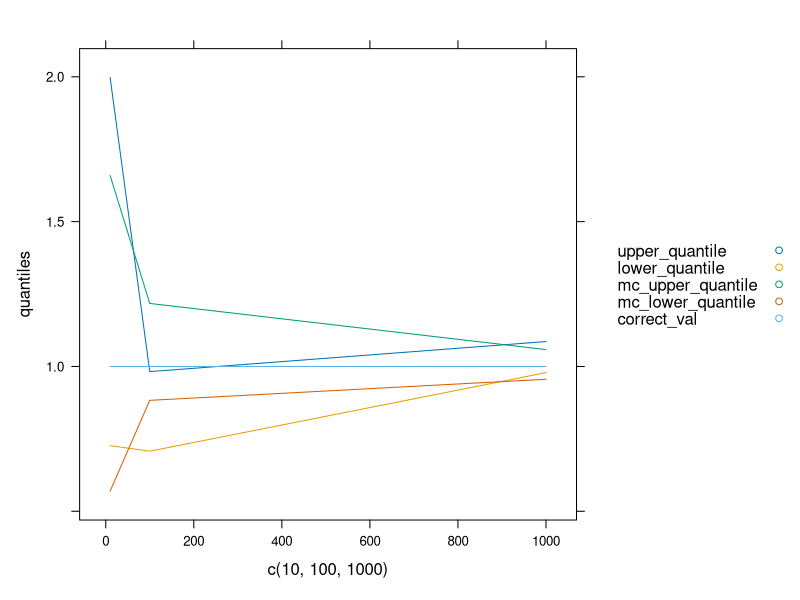
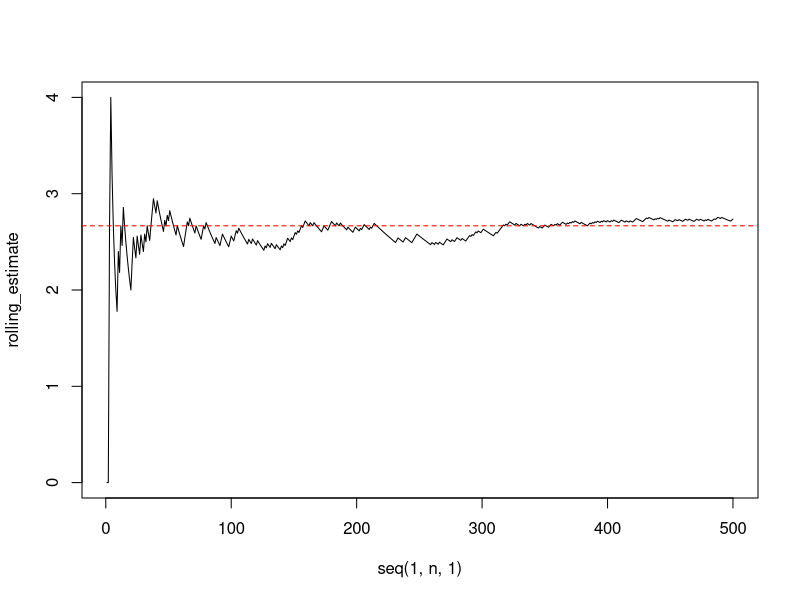
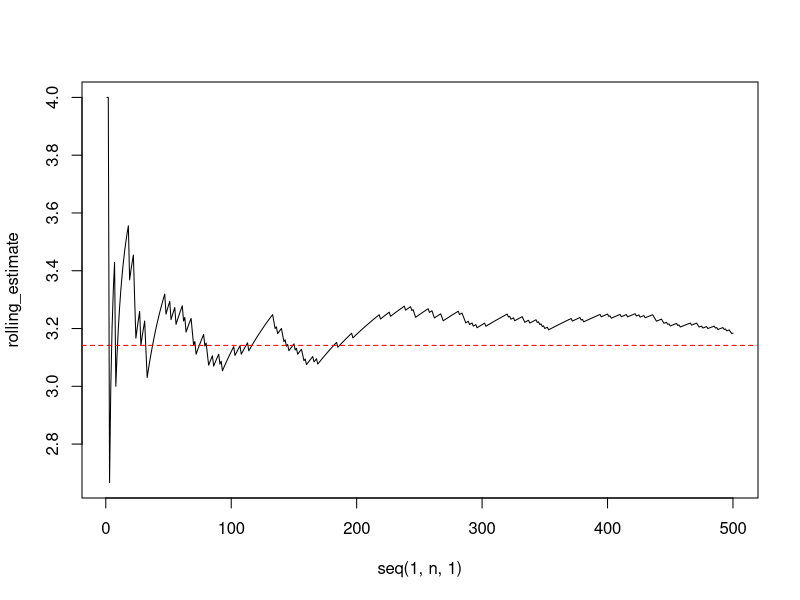
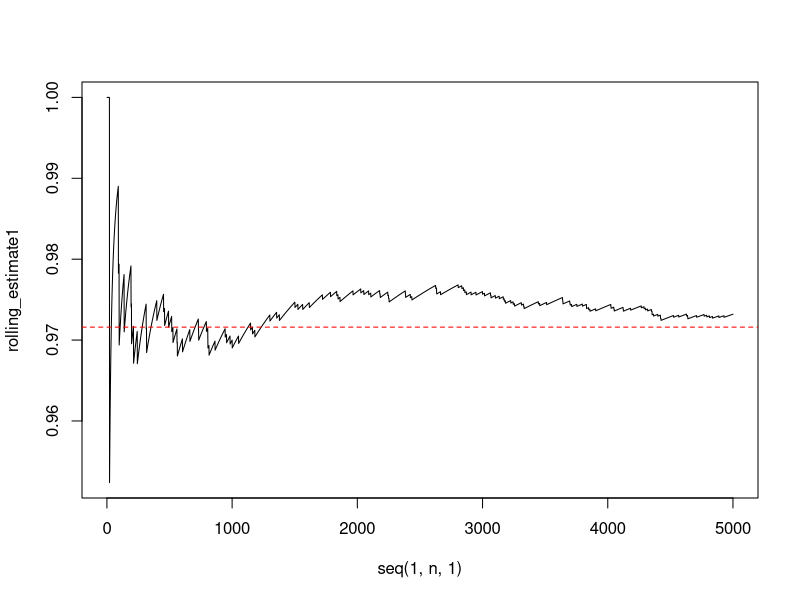
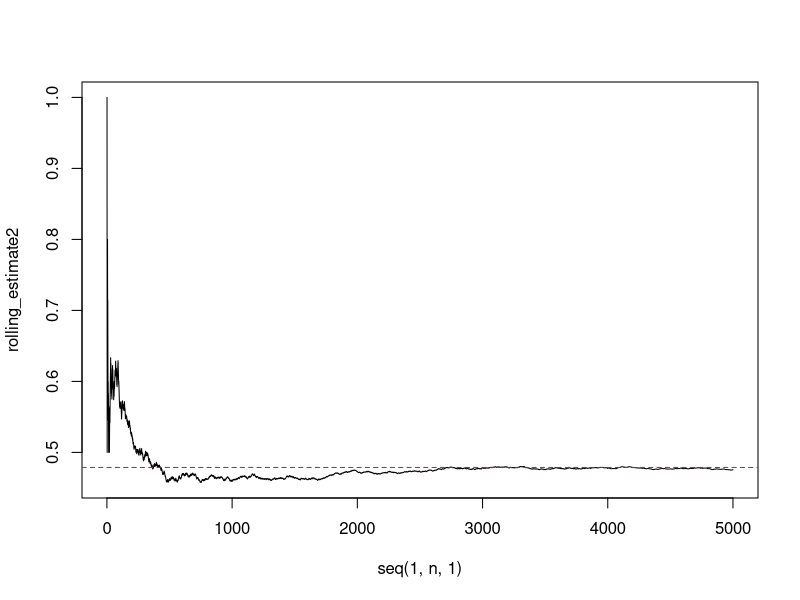

Generate these figures, in order, with R:
#Computer Lab 3 Exercise 1

#exp-gamma model gives Gamma(a + n, b + sum(x)) as posterior

a = 1
b = 1
lambda = 1

lower_quantile = c(0,0,0)
upper_quantile = c(0,0,0)

for (i in 1:3){
  n = 10^i
  
  sample = rexp(n, rate = lambda)
  sample_sum = sum(sample)
  
  lower_quantile[i] = qgamma(0.05, shape = a + n, rate = b + sample_sum)
  upper_quantile[i] = qgamma(0.95, shape = a + n, rate = b + sample_sum)
}


mc_lower_quantile = c(0,0,0)
mc_upper_quantile = c(0,0,0)

for (i in 1:3){
  n = 10^i
  
  sample = rexp(n, rate = lambda)
  sample_sum = sum(sample)
  
  post_sample = rgamma(1000, shape = a + n, rate = b + sample_sum)
  
  mc_lower_quantile[i] = quantile(post_sample, 0.05)
  mc_upper_quantile[i] = quantile(post_sample, 0.95)
}

correct_val = c(1,1,1)

library(lattice)
xyplot(upper_quantile + lower_quantile + mc_upper_quantile + mc_lower_quantile + correct_val ~ c(10,100,1000), ylab = "quantiles", type = "l", auto.key = list(points = TRUE,lines = FALSE))

############################################################

#Computer Lab 3 Exercise 2

func <- function(x){
  y = x^2
  return(y)
}

n = 500
success = rep(0,n)
rolling_estimate = rep(0,n)

for (i in 1:n){
  rand_num_x = runif(1,min = 0, max = 2)
  rand_num_y = runif(1,min = 0, max = 4)
  
  if (rand_num_y < func(rand_num_x)){
    success[i] = 1
  }
  rolling_estimate[i] = 8*mean(success[1:i])
}
rolling_estimate

plot(seq(1,n,1),rolling_estimate,type="l")
abline(8/3,0, col = 'red', lty=2)

final_estimate = tail(rolling_estimate, n = 1)

############################################################

#Computer Lab 3 Exercise 3

func <- function(x){
  y = (1 - x^2)^0.5
  return(y)
}

n = 500
success = rep(0,n)
rolling_estimate = rep(0,n)

for (i in 1:n){
  rand_num_x = runif(1,min = 0, max = 1)
  rand_num_y = runif(1,min = 0, max = 1)
  print(func(rand_num_x))
  
  if (rand_num_y < func(rand_num_x)){
    success[i] = 1
  }
  rolling_estimate[i] = 4*mean(success[1:i])
}
rolling_estimate

plot(seq(1,n,1),rolling_estimate,type="l")
abline(3.1415926535,0, col = 'red', lty=2)

final_estimate = tail(rolling_estimate, n = 1)

############################################################

#Computer Lab 3 Exercise 4

n = 5000
success1 = rep(0,n)
rolling_estimate1 = rep(0,n)

success2 = rep(0,n)
rolling_estimate2 = rep(0,n)

for (i in 1:n){
  theta_1 = rgamma(1, shape = 219, rate = 112)
  theta_2 = rgamma(1, shape = 68, rate = 45)
  
  Y_1 = rpois(1, lambda = theta_1)
  Y_2 = rpois(1, lambda = theta_2)
  
  if (theta_1 > theta_2){
    success1[i] = 1
  }
  rolling_estimate1[i] = mean(success1[1:i])
  
  
  if (Y_1 > Y_2){
    success2[i] = 1
  }
  rolling_estimate2[i] = mean(success2[1:i])
}

plot(seq(1,n,1),rolling_estimate1,type="l")
abline(0.9716, 0, col = 'red', lty=2)

final_estimate1 = tail(rolling_estimate1, n = 1)


plot(seq(1,n,1),rolling_estimate2,type="l")
abline(0.4788, 0, col = 'red', lty=2)

final_estimate2 = tail(rolling_estimate2, n = 1)